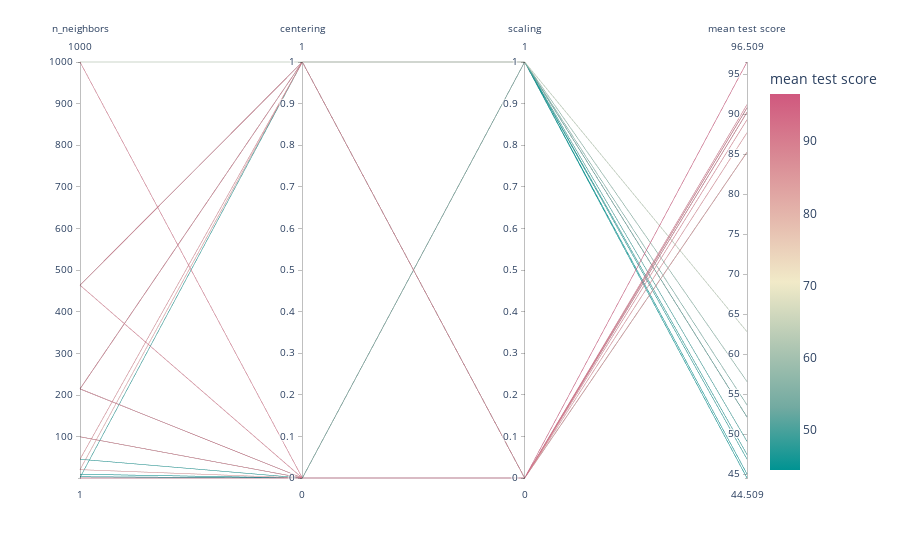

Notebook code cell kept with this figure:
### Code cell
import plotly.express as px

fig = px.parallel_coordinates(
    cv_results,
    color="mean test score",
    dimensions=["n_neighbors", "centering", "scaling", "mean test score"],
    color_continuous_scale=px.colors.diverging.Tealrose,
)
fig.show()

### Figure 1 — Plotly figure (JSON) as saved in the notebook; plotly's stock layout.template omitted (floating-point values rounded to 4 significant figures)
{"data": [{"dimensions": [{"label": "n_neighbors", "values": [10, 4, 46, 2, 100, 215, 215, 1, 464, 1000, 21, 21, 46, 100, 215, 215, 464, 464, 1000, 1]}, {"label": "centering", "values": [0, 0, 0, 1, 0, 1, 0, 0, 1, 1, 0, 1, 1, 0, 1, 0, 1, 0, 0, 0]}, {"label": "scaling", "values": [1, 1, 1, 1, 1, 1, 1, 1, 1, 1, 0, 0, 0, 0, 0, 0, 0, 0, 0, 0]}, {"label": "mean test score", "values": [44.51, 45.0, 46.87, 47.45, 49.09, 52.13, 52.13, 53.64, 56.57, 62.8, 85.23, 85.23, 87.67, 89.29, 90.23, 90.23, 90.78, 90.78, 91.18, 96.51]}], "domain": {"x": [0, 1], "y": [0, 1]}, "line": {"color": [44.51, 45.0, 46.87, 47.45, 49.09, 52.13, 52.13, 53.64, 56.57, 62.8, 85.23, 85.23, 87.67, 89.29, 90.23, 90.23, 90.78, 90.78, 91.18, 96.51], "coloraxis": "coloraxis"}, "name": "", "type": "parcoords"}], "layout": {"coloraxis": {"colorbar": {"title": {"text": "mean test score"}}, "colorscale": [[0, "rgb(0, 147, 146)"], [0.1667, "rgb(114, 170, 161)"], [0.3333, "rgb(177, 199, 179)"], [0.5, "rgb(241, 234, 200)"], [0.6667, "rgb(229, 185, 173)"], [0.8333, "rgb(217, 137, 148)"], [1, "rgb(208, 88, 126)"]]}, "legend": {"tracegroupgap": 0}, "margin": {"t": 60}}}
